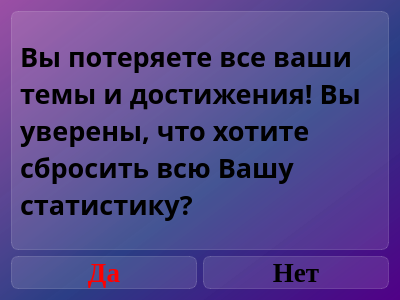
<?xml version="1.0" encoding="UTF-8"?>
<ui version="4.0">
 <class>Dialog_accept_restart_stats</class>
 <widget class="QDialog" name="Dialog_accept_restart_stats">
  <property name="geometry">
   <rect>
    <x>0</x>
    <y>0</y>
    <width>400</width>
    <height>300</height>
   </rect>
  </property>
  <property name="windowTitle">
   <string>Сброс статистики</string>
  </property>
  <property name="styleSheet">
   <string notr="true">background-color: qlineargradient(spread:pad, x1:1, y1:1, x2:0, y2:0, stop:0 rgba(81, 0, 135, 255), stop:0.427447 rgba(41, 61, 132, 235), stop:1 rgba(155, 79, 165, 255));
font-family: Liberation Serif;</string>
  </property>
  <layout class="QVBoxLayout" name="verticalLayout">
   <item>
    <widget class="QLabel" name="label_really_restart">
     <property name="styleSheet">
      <string notr="true">text-align: center;
font-weight: bold;
font-size: 20pt;
background-color: rgba(255, 255, 255, 30);
border: 1px solid rgba(255, 255, 255, 40);
border-radius: 7px;
font-family: Libration Serif;</string>
     </property>
     <property name="text">
      <string>Вы потеряете все ваши темы и достижения! Вы уверены, что хотите сбросить всю Вашу статистику?</string>
     </property>
     <property name="scaledContents">
      <bool>false</bool>
     </property>
     <property name="wordWrap">
      <bool>true</bool>
     </property>
    </widget>
   </item>
   <item>
    <layout class="QHBoxLayout" name="horizontalLayout">
     <item>
      <widget class="QPushButton" name="pushButton_yes">
       <property name="styleSheet">
        <string notr="true">QPushButton {
font-weight: bold;
font-size: 20pt;
text-align: center;
color: red;
background-color: rgba(255, 255, 255, 30);
border: 1px solid rgba(255, 255, 255, 40);
border-radius: 7px;
}

QPushButton:hover {
background-color: rgba(255, 255, 255, 40);
}
QPushButton:pressed {
background-color: rgba(255, 255, 255, 70);
}</string>
       </property>
       <property name="text">
        <string>Да</string>
       </property>
      </widget>
     </item>
     <item>
      <widget class="QPushButton" name="pushButton_no">
       <property name="styleSheet">
        <string notr="true">QPushButton {
font-weight: bold;
font-size: 20pt;
text-align: center;
background-color: rgba(255, 255, 255, 30);
border: 1px solid rgba(255, 255, 255, 40);
border-radius: 7px;
}

QPushButton:hover {
background-color: rgba(255, 255, 255, 40);
}
QPushButton:pressed {
background-color: rgba(255, 255, 255, 70);
}</string>
       </property>
       <property name="text">
        <string>Нет</string>
       </property>
      </widget>
     </item>
    </layout>
   </item>
  </layout>
 </widget>
 <resources/>
 <connections/>
</ui>
